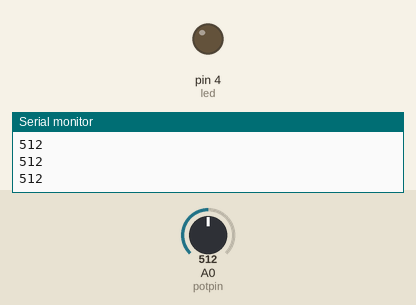
This sketch was run on a simulated Arduino Uno, built with avr-gcc and run on an emulated ATmega328P. Shown: output pins drawn as LEDs (lit = HIGH), the last lines printed to the serial monitor. The inputs (shaded band) are chosen by the test bench; at power-on: A0 (potpin) = 512.

Above: at 1.2 s.
1.3 s: A0 (potpin) set to 983
2.8 s: A0 (potpin) set to 1011
At 4.1 s:
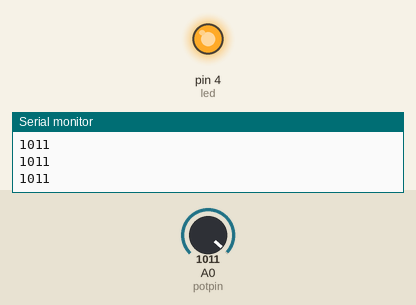
4.4 s: A0 (potpin) set to 990
At 5.7 s:
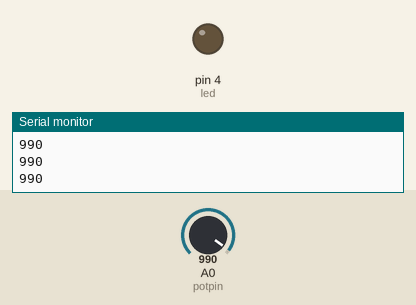
6.0 s: A0 (potpin) set to 1010
At 7.1 s:
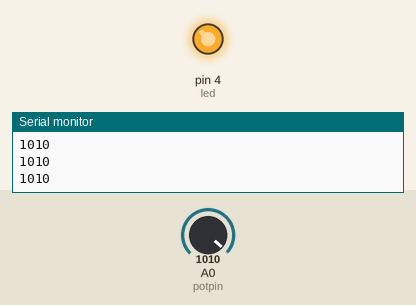
Timing chart, 0 to 8.6 s (numbered marks = the images above; inputs shaded):
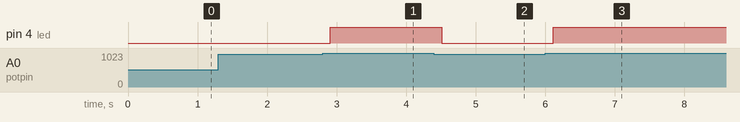

The sketch:

using_whileLoops.ino
```cpp
int potval;
int delaytime=100;
int led=4;
int potpin=A0;

void setup() {
  // put your setup code here, to run once:
Serial.begin(9600);
pinMode(potpin,INPUT);
pinMode(led,OUTPUT);
}

void loop() {
  // put your main code here, to run repeatedly:
  potval=analogRead(potpin);
  Serial.println(potval);
  delay(delaytime);

while(potval>1000)
{
digitalWrite(led,HIGH);
potval=analogRead(potpin);
Serial.println(potval);
delay(delaytime);
}
digitalWrite(led,LOW);
}
```

Measured:
- the behaviour switches between 1000 and 1001 on A0 (potpin) (found by bisection; images 0 and 1)
- after the input at 2.8 s, pin 4 (led): LOW → HIGH after 0.11 s
- after the input at 4.4 s, pin 4 (led): HIGH → LOW after 0.11 s
- after the input at 6.0 s, pin 4 (led): LOW → HIGH after 0.12 s
